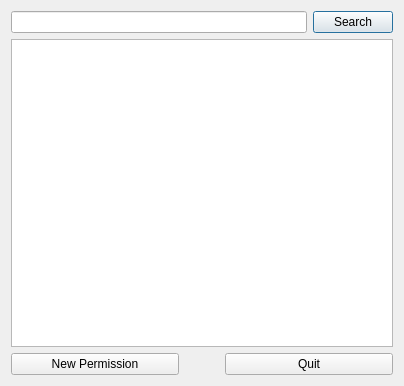
<?xml version="1.0" encoding="UTF-8"?>
<ui version="4.0">
 <class>CPerm</class>
 <widget class="QDialog" name="CPerm">
  <property name="geometry">
   <rect>
    <x>0</x>
    <y>0</y>
    <width>404</width>
    <height>386</height>
   </rect>
  </property>
  <property name="windowTitle">
   <string>Dialog</string>
  </property>
  <layout class="QVBoxLayout" name="verticalLayout">
   <item>
    <layout class="QHBoxLayout" name="horizontalLayout">
     <item>
      <widget class="QLineEdit" name="searchPlineEdit"/>
     </item>
     <item>
      <widget class="QPushButton" name="searchPBtn">
       <property name="text">
        <string>Search</string>
       </property>
      </widget>
     </item>
    </layout>
   </item>
   <item>
    <widget class="QTableView" name="PermTableView"/>
   </item>
   <item>
    <layout class="QHBoxLayout" name="horizontalLayout_2">
     <item>
      <widget class="QPushButton" name="newPBtn">
       <property name="text">
        <string>New Permission</string>
       </property>
      </widget>
     </item>
     <item>
      <spacer name="horizontalSpacer">
       <property name="orientation">
        <enum>Qt::Horizontal</enum>
       </property>
       <property name="sizeType">
        <enum>QSizePolicy::Preferred</enum>
       </property>
       <property name="sizeHint" stdset="0">
        <size>
         <width>40</width>
         <height>20</height>
        </size>
       </property>
      </spacer>
     </item>
     <item>
      <widget class="QPushButton" name="quitBtn">
       <property name="text">
        <string>Quit</string>
       </property>
      </widget>
     </item>
    </layout>
   </item>
  </layout>
 </widget>
 <resources/>
 <connections/>
</ui>
